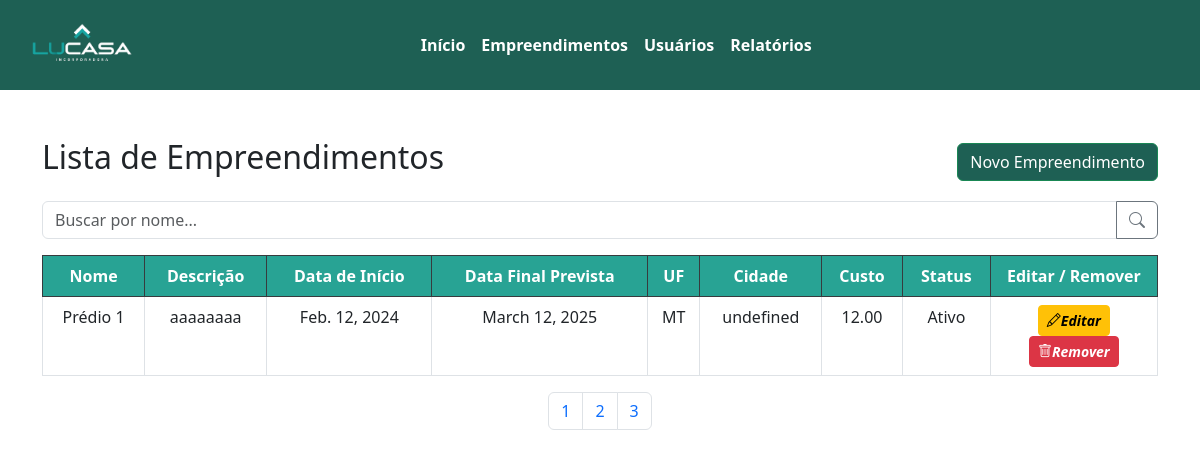
The app's page /listaEmpreendimento/, older data.
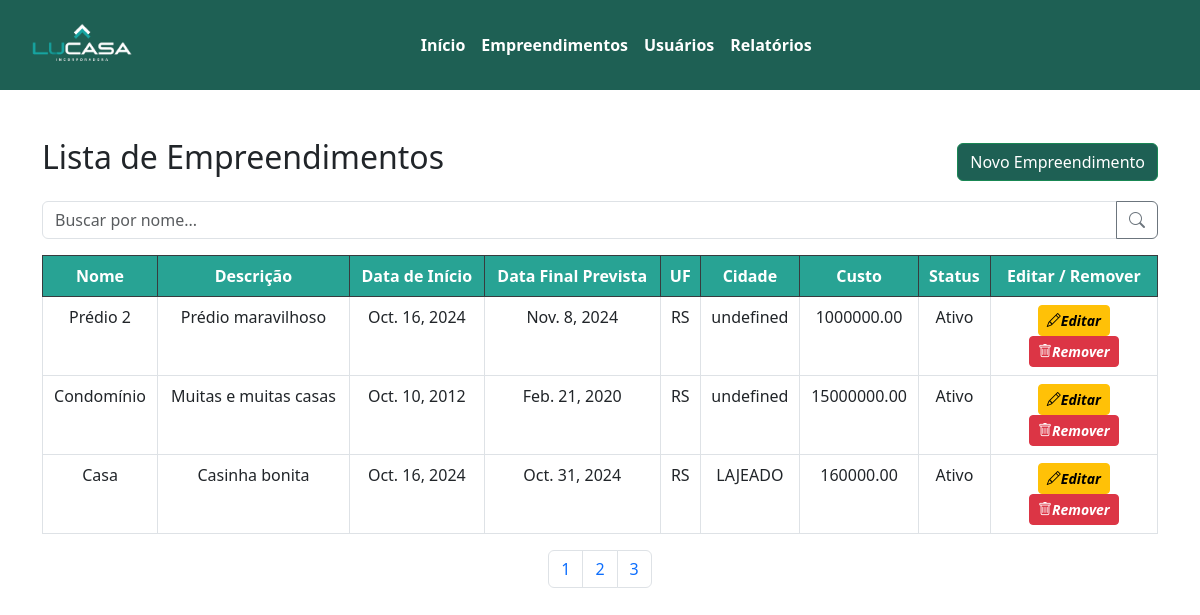
The same page, newer data.
### appteste/models.py (models this page shows)
class Empreendimento(models.Model):
    Nome = models.CharField(max_length=100, default="")
    Descricao = models.TextField(max_length=200)
    Data_inicio = models.DateField("Data inicio", default=datetime.now)
    Data_fim_prevista = models.DateField("Data fim prev")
    Data_fim = models.DateField("Data fim")
    UF = models.CharField(max_length=2, default="")
    Cidade = models.CharField(max_length=50, default="")
    Valor_total = models.DecimalField(max_digits=10, decimal_places=2)
    Ativo = models.BooleanField(default=True)
    Usuario = models.ForeignKey(Usuario, on_delete=models.CASCADE)

### appteste/views.py (the view)
# urls.py: path("listaEmpreendimento/", views.listaEmpreendimento, name="listaEmpreendimento"),
def listaEmpreendimento(request):
    emp = Empreendimento.objects.all().filter(Ativo = True)
    context = {"emp": emp}
    return render(request=request, context=context,
                  template_name='appteste/Empreendimento/listaEmpreendimento.html')

### appteste/templates/appteste/Empreendimento/listaEmpreendimento.html (shortened to what this page needs)
{% extends "appteste/cabecalho.html" %}
{% block content%}
<head>
    {% load static%}
    <link href="{% static 'css/listas.css' %}" rel="stylesheet">
    <link rel="stylesheet"
        href="https://cdnjs.cloudflare.com/ajax/libs/bootstrap-icons/1.10.5/font/bootstrap-icons.min.css">
</head>
<body>
    <div class="container mt-5">
        <div class="d-flex justify-content-between align-items-center mb-3">
            <h2>Lista de Empreendimentos</h2>
            <button class="btn btn-success"><a href="../cadEmpreendimento/">Novo Empreendimento</a></button>
        </div>
        <div class="input-group mb-3">
            <input type="text" class="form-control" placeholder="Buscar por nome..." aria-label="Buscar por nome">
            <button class="btn btn-outline-secondary" type="button"><i class="bi bi-search"></i></button>
        </div>
        <table class="table table-bordered table-hover">
            <thead class="table-dark">
                <tr>
                    <th style="background-color: #28A394;">Nome</th>
                    <th style="background-color: #28A394;">Descrição</th>
                    <th style="background-color: #28A394;">Data de Início</th>
                    <th style="background-color: #28A394;">Data Final Prevista</th>
                    <th style="background-color: #28A394;">UF</th>
                    <th style="background-color: #28A394;">Cidade</th>
                    <th style="background-color: #28A394;">Custo</th>
                    <th style="background-color: #28A394;">Status</th>
                    <th style="background-color: #28A394; width: 15%;">Editar / Remover</th>
                </tr>
            </thead>
            <tbody>
                {% for e in emp %}
                <tr>
                    <td>{{e.Nome}}</td>
                    <td>{{e.Descricao}}</td>
                    <td>{{e.Data_inicio}}</td>
                    <td>{{e.Data_fim_prevista}}</td>
                    <td>{{e.UF}}</td>
                    <td>{{e.Cidade}}</td>
                    <td>{{e.Valor_total}}</td>
                    <td>
                        {% if e.Ativo %}
                        Ativo
                        {% else %}
                        Inativo
                        {% endif %}
                    </td>
                    <td>
                        <button class="btn btn-warning btn-sm">
                            <a href="{% url 'updateEmp' e.id %}" style="text-decoration: none; color: rgb(0, 0, 0);">
                                <i class="bi bi-pencil"><strong>Editar</strong></i>
                            </a>
                        </button>
                        <button class="btn btn-danger btn-sm">
                            <a href="{% url 'deleteEmp' e.id %}" style="text-decoration: none; color: white;">
                                <i class="bi bi-trash"><strong>Remover</strong></i>
                            </a>
                        </button>
                    </td>
                </tr>
                {% endfor %}
            </tbody>
        </table>
        <div class="d-flex justify-content-center">
            <nav aria-label="Navegação de página">
                <ul class="pagination">
                    <li class="page-item"><a class="page-link" href="#">1</a></li>
                    <li class="page-item"><a class="page-link" href="#">2</a></li>
                    <li class="page-item"><a class="page-link" href="#">3</a></li>
                </ul>
            </nav>
        </div>
    </div>
    {%endblock%}

### appteste/templates/appteste/cabecalho.html (shortened to what this page needs)
<!DOCTYPE html>
<html lang="pt-BR">
<head>
    {% load static %}
    <link href="https://cdn.jsdelivr.net/npm/bootstrap@5.3.0/dist/css/bootstrap.min.css" rel="stylesheet">
    <link href="{% static 'css/cabecalho.css' %}" rel="stylesheet">
</head>
<body>
    <nav class="navbar navbar-expand-lg">
        <div class="container-fluid">
            <a href="{% url 'home' %}" class="Logo">
                <img src="{% static 'imagens/LogoLucasa.png' %}" alt="Logo" class="logo-img d-inline-block align-text-top">
            </a>
            <div class="collapse navbar-collapse d-flex justify-content-center" id="navbarNav">
                <ul class="navbar-nav">
                    <li class="nav-item">
                        <a class="nav-link" href="/"><strong>Início</strong></a>
                    </li>
                    <li class="nav-item">
                        <a class="nav-link" href="../listaEmpreendimento/"><strong>Empreendimentos</strong></a>
                    </li>
                    <li class="nav-item">
                        <a class="nav-link" href="../mostrarUsuarios/"><strong>Usuários</strong></a>
                    </li>
                    <li class="nav-item">
                        <a class="nav-link" href=""><strong>Relatórios</strong></a>
                    </li>
                </ul>
            </div>
        </div>
    </nav>
    {% block content %}
    {% endblock %}
</body>
</html>

### appteste/static/css/cabecalho.css (style rules this page uses)
.navbar { background-color: #1e6054; }
.nav-link { color: #ffffff; }
.collapse { padding-right: 10%; }
.Logo { display: inline-block; padding: 0; margin: 0; }
.logo-img { max-width: 150px; height: auto; }

### appteste/static/css/listas.css (style rules this page uses)
body { background-color: #ffffff; }
th { text-align: center; }
td { text-align: center; }
.btn-success { background-color: #1e6054; }
a { color: #ffffff; text-decoration: none; }

Row changes from the older to the newer data that the page shows:
no longer on this page (row edited): Empreendimento: Nome "Prédio 1", Descricao "aaaaaaaa", Data_inicio "Feb. 12, 2024", Data_fim_prevista "March 12, 2025", UF "MT", Cidade "undefined", Valor_total "12.00", Ativo "Ativo"
added Empreendimento: Nome "Prédio 2", Descricao "Prédio maravilhoso", Data_inicio "Oct. 16, 2024", Data_fim_prevista "Nov. 8, 2024", UF "RS", Cidade "undefined", Valor_total "1000000.00", Ativo "Ativo"
added Empreendimento: Nome "Condomínio", Descricao "Muitas e muitas casas", Data_inicio "Oct. 10, 2012", Data_fim_prevista "Feb. 21, 2020", UF "RS", Cidade "undefined", Valor_total "15000000.00", Ativo "Ativo"
added Empreendimento: Nome "Casa", Descricao "Casinha bonita", Data_inicio "Oct. 16, 2024", Data_fim_prevista "Oct. 31, 2024", UF "RS", Cidade "LAJEADO", Valor_total "160000.00", Ativo "Ativo"
